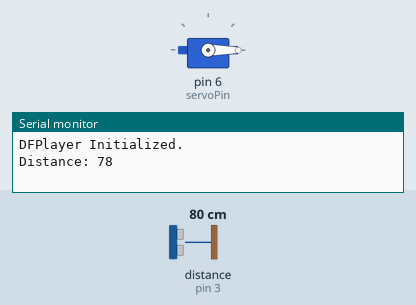
Recording of a sketch running on a simulated Arduino Uno, built with avr-gcc and run on an emulated ATmega328P. On the bench: servo, the last lines printed to the serial monitor. Wiring (inferred from the names in the program): ultrasonic range finder: trigger pin 2; echo pin 3. The inputs (shaded band) are chosen by the test bench; at power-on: distance to the obstacle (sensor on pin 3) 80 cm. The echo pulse lasts 58.3 µs per cm; the audio player accepts every command and is not drawn.

Above: at 1.7 s.
1.8 s: distance to the obstacle (sensor on pin 3) set to 46 cm
4.8 s: distance to the obstacle (sensor on pin 3) set to 39 cm
At 5.3 s:
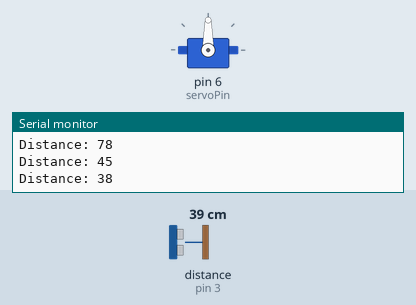
7.8 s: distance to the obstacle (sensor on pin 3) set to 60 cm
At 9.9 s:
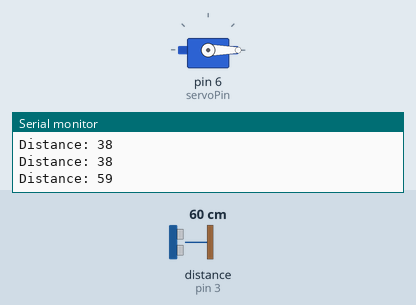
10.9 s: distance to the obstacle (sensor on pin 3) set to 2 cm
At 12.7 s:
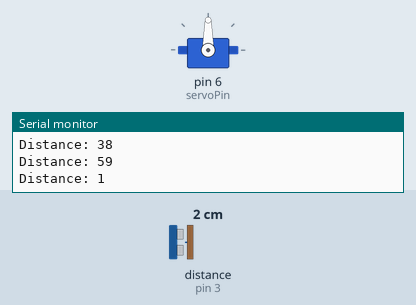
Timing chart, 0 to 14.2 s (numbered marks = the images above; inputs shaded):
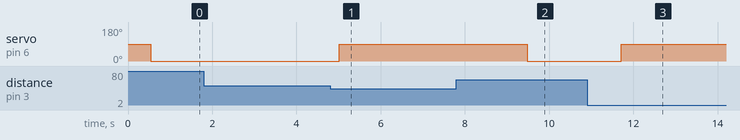

The sketch:

BPD.ino
```cpp
#include <SoftwareSerial.h>
#include <DFRobotDFPlayerMini.h>
#include <Servo.h>  // Include the Servo library

// Create software serial for DFPlayer Mini communication
SoftwareSerial mySerial(9, 10); // RX, TX connected to Pins 9 and 10
DFRobotDFPlayerMini myDFPlayer;

// Ultrasonic Sensor Pins
const int trigPin = 2;
const int echoPin = 3;

// Servo Pin
Servo myServo;  // Create Servo object
const int servoPin = 6; // Pin connected to the servo

// Initialize DFPlayer Mini, Ultrasonic sensor, and Servo
void setup() {
  // Start serial communication
  Serial.begin(9600);
  mySerial.begin(9600);

  // Initialize DFPlayer Mini
  if (!myDFPlayer.begin(mySerial)) {
    Serial.println("DFPlayer not detected.");
    while (true); // Stay here if the DFPlayer is not detected
  }

  myDFPlayer.volume(30); // Set volume (0-30)
  Serial.println("DFPlayer Initialized.");

  // Initialize ultrasonic sensor pins
  pinMode(trigPin, OUTPUT);
  pinMode(echoPin, INPUT);

  // Initialize Servo
  myServo.attach(servoPin);  // Attach the servo to the specified pin
  myServo.write(90);  // Set the initial position to the center (90 degrees)
}

// Main loop
void loop() {
  long distance = measureDistance(); // Get distance from ultrasonic sensor

  // Print the distance for debugging
  Serial.print("Distance: ");
  Serial.println(distance);

  // Condition 1: If the distance is very close (<= 40 cm), stop
  if (distance <= 40) {
    myDFPlayer.play(3); // Play "Stop"
    myServo.write(90);  // Set servo to neutral position (stop)
    delay(2000); // Wait to avoid immediate repetition
  }
  // Condition 2: If the distance is in range (15 cm < distance <= 100 cm), go back
  else if (distance > 15 && distance <= 100) {
    myDFPlayer.play(2); // Play "Go back"
    myServo.write(0);   // Move servo to a position indicating go back
    delay(2000); // Wait to avoid immediate repetition
  }
  // Condition 3: If the distance is greater than 100 cm, move forward
  else if (distance > 100) {
    myDFPlayer.play(1); // Play "Move forward"
    myServo.write(90);  // Set servo to neutral position (center)
    delay(2000); // Wait to avoid immediate repetition
  }

  delay(200); // Delay before the next check
}

// Function to measure distance using ultrasonic sensor
long measureDistance() {
  digitalWrite(trigPin, LOW);
  delayMicroseconds(2);
  digitalWrite(trigPin, HIGH);
  delayMicroseconds(10);
  digitalWrite(trigPin, LOW);

  long duration = pulseIn(echoPin, HIGH);
  long distance = duration * 0.034 / 2; // Convert time to distance (in cm)
  return distance;
}
```

Measured:
- the behaviour switches between 42 and 41 cm on distance to the obstacle (sensor on pin 3) (found by bisection; images 0 and 1)
- after the input at 4.8 s, servo on pin 6 (servoPin): 0° → 90° after 0.21 s
- after the input at 7.8 s, servo on pin 6 (servoPin): 90° → 0° after 1.7 s
- after the input at 10.9 s, servo on pin 6 (servoPin): 0° → 90° after 0.81 s
